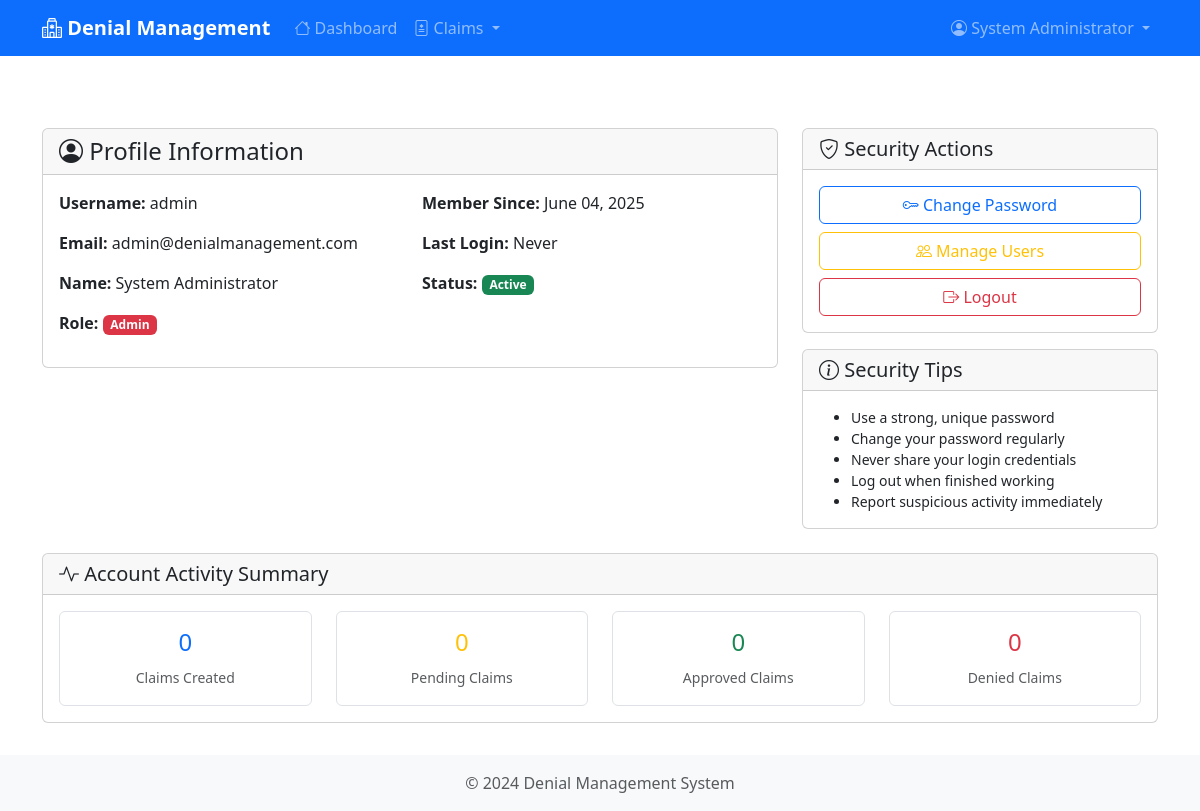
/auth/profile (signed in), run on the app's committed database.
### app/models.py (models this page shows, shortened)
class User(UserMixin, db.Model):
    id = db.Column(db.Integer, primary_key=True)
    username = db.Column(db.String(80), unique=True, nullable=False)
    email = db.Column(db.String(120), unique=True, nullable=False)
    password_hash = db.Column(db.String(255), nullable=False)
    first_name = db.Column(db.String(50), nullable=False)
    last_name = db.Column(db.String(50), nullable=False)
    role = db.Column(db.String(20), default='user')  # user, admin, manager
    is_active = db.Column(db.Boolean, default=True)
    created_at = db.Column(db.DateTime, default=datetime.utcnow)
    last_login = db.Column(db.DateTime)

### app/auth.py (the view)
@auth.route('/profile')
@login_required
def profile():
    return render_template('auth/profile.html', user=current_user)

### app/auth.py (called while the page is built)
@auth.before_request
def log_auth_activity():
    if request.method == 'POST':
        endpoint = request.endpoint
        if endpoint in ['auth.login', 'auth.register', 'auth.change_password']:
            log_security_event('AUTH_ACTIVITY', f'Accessing {endpoint}')

@auth.after_request
def after_auth_request(response):
    if request.endpoint in ['auth.login', 'auth.register', 'auth.profile']:
        response.headers['Cache-Control'] = 'no-cache, no-store, must-revalidate'
        response.headers['Pragma'] = 'no-cache'
        response.headers['Expires'] = '0'
    return response

### app/templates/auth/profile.html (shortened to what this page needs)
{% extends "base.html" %}
{% block content %}
<div class="container mt-4">
    <div class="row">
        <div class="col-md-8">
            <div class="card">
                <div class="card-header">
                    <h4 class="mb-0">
                        <i class="bi bi-person-circle"></i>
                        Profile Information
                    </h4>
                </div>
                <div class="card-body">
                    <div class="row">
                        <div class="col-md-6">
                            <p><strong>Username:</strong> {{ user.username }}</p>
                            <p><strong>Email:</strong> {{ user.email }}</p>
                            <p><strong>Name:</strong> {{ user.first_name }} {{ user.last_name }}</p>
                            <p><strong>Role:</strong>
                                <span class="badge bg-{% if user.role == 'admin' %}danger{% elif user.role == 'manager' %}warning{% else %}primary{% endif %}">
                                    {{ user.role.title() }}
                                </span>
                            </p>
                        </div>
                        <div class="col-md-6">
                            <p><strong>Member Since:</strong> {{ user.created_at.strftime('%B %d, %Y') }}</p>
                            <p><strong>Last Login:</strong>
                                {% if user.last_login %}
                                    {{ user.last_login.strftime('%B %d, %Y at %I:%M %p') }}
                                {% else %}
                                    Never
                                {% endif %}
                            </p>
                            <p><strong>Status:</strong>
                                <span class="badge bg-success">Active</span>
                            </p>
                        </div>
                    </div>
                </div>
            </div>
        </div>
        <div class="col-md-4">
            <div class="card">
                <div class="card-header">
                    <h5 class="mb-0">
                        <i class="bi bi-shield-check"></i>
                        Security Actions
                    </h5>
                </div>
                <div class="card-body">
                    <div class="d-grid gap-2">
                        <a href="{{ url_for('auth.change_password') }}" class="btn btn-outline-primary">
                            <i class="bi bi-key"></i>
                            Change Password
                        </a>
                        {% if user.role == 'admin' %}
                        <a href="{{ url_for('auth.admin_users') }}" class="btn btn-outline-warning">
                            <i class="bi bi-people"></i>
                            Manage Users
                        </a>
                        {% endif %}
                        <a href="{{ url_for('auth.logout') }}" class="btn btn-outline-danger">
                            <i class="bi bi-box-arrow-right"></i>
                            Logout
                        </a>
                    </div>
                </div>
            </div>
            <div class="card mt-3">
                <div class="card-header">
                    <h5 class="mb-0">
                        <i class="bi bi-info-circle"></i>
                        Security Tips
                    </h5>
                </div>
                <div class="card-body">
                    <ul class="small mb-0">
                        <li>Use a strong, unique password</li>
                        <li>Change your password regularly</li>
                        <li>Never share your login credentials</li>
                        <li>Log out when finished working</li>
                        <li>Report suspicious activity immediately</li>
                    </ul>
                </div>
            </div>
        </div>
    </div>
    <div class="row mt-4">
        <div class="col-12">
            <div class="card">
                <div class="card-header">
                    <h5 class="mb-0">
                        <i class="bi bi-activity"></i>
                        Account Activity Summary
                    </h5>
                </div>
                <div class="card-body">
                    <div class="row text-center">
                        <div class="col-md-3">
                            <div class="p-3 border rounded">
                                <h4 class="text-primary">{{ user.claims|length }}</h4>
                                <small class="text-muted">Claims Created</small>
                            </div>
                        </div>
                        <div class="col-md-3">
                            <div class="p-3 border rounded">
                                <h4 class="text-warning">{{ user.claims|selectattr('status', 'equalto', 'pending')|list|length }}</h4>
                                <small class="text-muted">Pending Claims</small>
                            </div>
                        </div>
                        <div class="col-md-3">
                            <div class="p-3 border rounded">
                                <h4 class="text-success">{{ user.claims|selectattr('status', 'equalto', 'approved')|list|length }}</h4>
                                <small class="text-muted">Approved Claims</small>
                            </div>
                        </div>
                        <div class="col-md-3">
                            <div class="p-3 border rounded">
                                <h4 class="text-danger">{{ user.claims|selectattr('status', 'equalto', 'denied')|list|length }}</h4>
                                <small class="text-muted">Denied Claims</small>
                            </div>
                        </div>
                    </div>
                </div>
            </div>
        </div>
    </div>
</div>
{% endblock %}

### app/templates/base.html (shortened to what this page needs)
<!DOCTYPE html>
<html lang="en">
<head>
    <link href="https://cdn.jsdelivr.net/npm/bootstrap@5.3.0/dist/css/bootstrap.min.css" rel="stylesheet">
    <link href="https://cdn.jsdelivr.net/npm/bootstrap-icons@1.10.0/font/bootstrap-icons.css" rel="stylesheet">
</head>
<body>
    <nav class="navbar navbar-expand-lg navbar-dark bg-primary">
        <div class="container">
            <a class="navbar-brand" href="{{ url_for('main.index') }}">
                <i class="bi bi-hospital"></i> Denial Management
            </a>
            <div class="collapse navbar-collapse" id="navbarNav">
                {% if current_user.is_authenticated %}
                <ul class="navbar-nav me-auto">
                    <li class="nav-item">
                        <a class="nav-link" href="{{ url_for('main.index') }}">
                            <i class="bi bi-house"></i> Dashboard
                        </a>
                    </li>
                    <li class="nav-item dropdown">
                        <a class="nav-link dropdown-toggle" href="#" role="button" data-bs-toggle="dropdown">
                            <i class="bi bi-file-medical"></i> Claims
                        </a>
                    </li>
                </ul>
                <ul class="navbar-nav ms-auto">
                    <li class="nav-item dropdown">
                        <a class="nav-link dropdown-toggle" href="#" role="button" data-bs-toggle="dropdown">
                            <i class="bi bi-person-circle"></i> {{ current_user.first_name }} {{ current_user.last_name }}
                        </a>
                    </li>
                </ul>
                {% endif %}
            </div>
        </div>
    </nav>
    <main class="container content">
        {% block content %}{% endblock %}
    </main>
    <footer class="footer mt-auto py-3 bg-light">
        <div class="container text-center">
            <span class="text-muted">© 2024 Denial Management System</span>
        </div>
    </footer>
</body>
</html>

### app/templates/base.html (style rules this page uses)
.navbar-brand { font-weight: bold; }
.content { padding: 2rem 0; }

### data on the page
User: first_name "System", last_name "Administrator", username "admin", email "admin@denialmanagement.com", role "Admin", created_at "June 04, 2025"

### other printed values
{{ user.claims|length }} "0"
{{ user.claims|selectattr('status', 'equalto', 'pending')|list|length }} "0"
{{ user.claims|selectattr('status', 'equalto', 'approved')|list|length }} "0"
{{ user.claims|selectattr('status', 'equalto', 'denied')|list|length }} "0"
